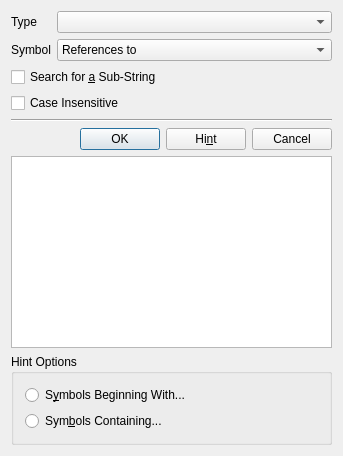
<?xml version="1.0" encoding="UTF-8"?>
<ui version="4.0">
 <class>SymbolLayout</class>
 <widget class="QDialog" name="SymbolLayout">
  <property name="geometry">
   <rect>
    <x>0</x>
    <y>0</y>
    <width>343</width>
    <height>456</height>
   </rect>
  </property>
  <property name="windowTitle">
   <string>KScope Query</string>
  </property>
  <layout class="QVBoxLayout">
   <item>
    <layout class="QHBoxLayout">
     <item>
      <layout class="QVBoxLayout">
       <item>
        <widget class="QLabel" name="textLabel1">
         <property name="sizePolicy">
          <sizepolicy hsizetype="Preferred" vsizetype="Preferred">
           <horstretch>0</horstretch>
           <verstretch>0</verstretch>
          </sizepolicy>
         </property>
         <property name="text">
          <string>Type</string>
         </property>
         <property name="wordWrap">
          <bool>false</bool>
         </property>
        </widget>
       </item>
       <item>
        <widget class="QLabel" name="textLabel2">
         <property name="sizePolicy">
          <sizepolicy hsizetype="Preferred" vsizetype="Preferred">
           <horstretch>0</horstretch>
           <verstretch>0</verstretch>
          </sizepolicy>
         </property>
         <property name="text">
          <string>Symbol</string>
         </property>
         <property name="wordWrap">
          <bool>false</bool>
         </property>
        </widget>
       </item>
      </layout>
     </item>
     <item>
      <layout class="QVBoxLayout">
       <item>
        <widget class="KHistoryComboBox" name="m_pSymbolHC"/>
       </item>
       <item>
        <widget class="QComboBox" name="m_pTypeCombo">
         <property name="sizePolicy">
          <sizepolicy hsizetype="Expanding" vsizetype="Fixed">
           <horstretch>0</horstretch>
           <verstretch>0</verstretch>
          </sizepolicy>
         </property>
         <item>
          <property name="text">
           <string>References to</string>
          </property>
         </item>
         <item>
          <property name="text">
           <string>Definition of</string>
          </property>
         </item>
         <item>
          <property name="text">
           <string>Functions called by</string>
          </property>
         </item>
         <item>
          <property name="text">
           <string>Functions calling</string>
          </property>
         </item>
         <item>
          <property name="text">
           <string>Find text</string>
          </property>
         </item>
         <item>
          <property name="text">
           <string>Find EGrep pattern</string>
          </property>
         </item>
         <item>
          <property name="text">
           <string>Find file</string>
          </property>
         </item>
         <item>
          <property name="text">
           <string>Files #including</string>
          </property>
         </item>
         <item>
          <property name="text">
           <string>Call graph for</string>
          </property>
         </item>
        </widget>
       </item>
      </layout>
     </item>
    </layout>
   </item>
   <item>
    <widget class="QCheckBox" name="m_pSubStringCheck">
     <property name="text">
      <string>Search for &amp;a Sub-String</string>
     </property>
     <property name="shortcut">
      <string>Alt+A</string>
     </property>
    </widget>
   </item>
   <item>
    <widget class="QCheckBox" name="m_pCaseCheck">
     <property name="text">
      <string>Case Insensitive</string>
     </property>
    </widget>
   </item>
   <item>
    <widget class="Line" name="line2">
     <property name="frameShape">
      <enum>QFrame::HLine</enum>
     </property>
     <property name="frameShadow">
      <enum>QFrame::Sunken</enum>
     </property>
    </widget>
   </item>
   <item>
    <layout class="QHBoxLayout">
     <item>
      <spacer name="spacer2">
       <property name="orientation">
        <enum>Qt::Horizontal</enum>
       </property>
       <property name="sizeType">
        <enum>QSizePolicy::Expanding</enum>
       </property>
       <property name="sizeHint" stdset="0">
        <size>
         <width>71</width>
         <height>21</height>
        </size>
       </property>
      </spacer>
     </item>
     <item>
      <widget class="QPushButton" name="m_pOKButton">
       <property name="text">
        <string>OK</string>
       </property>
      </widget>
     </item>
     <item>
      <widget class="QPushButton" name="m_pHintButton">
       <property name="text">
        <string>Hi&amp;nt</string>
       </property>
      </widget>
     </item>
     <item>
      <widget class="QPushButton" name="m_pCancelButton">
       <property name="text">
        <string>Cancel</string>
       </property>
      </widget>
     </item>
    </layout>
   </item>
   <item>
    <widget class="QListWidget" name="m_pHintList"/>
   </item>
   <item>
    <widget class="Q3ButtonGroup" name="m_pHintGroup">
     <property name="title">
      <string>Hint Options</string>
     </property>
     <layout class="QVBoxLayout">
      <item>
       <widget class="QRadioButton" name="m_pBeginWithRadio">
        <property name="text">
         <string>S&amp;ymbols Beginning With...</string>
        </property>
       </widget>
      </item>
      <item>
       <widget class="QRadioButton" name="m_pContainRadio">
        <property name="text">
         <string>Sym&amp;bols Containing...</string>
        </property>
       </widget>
      </item>
     </layout>
    </widget>
   </item>
  </layout>
 </widget>
 <layoutdefault spacing="6" margin="11"/>
 <pixmapfunction>qPixmapFromMimeSource</pixmapfunction>
 <customwidgets>
  <customwidget>
   <class>KComboBox</class>
   <extends>QComboBox</extends>
   <header>kcombobox.h</header>
  </customwidget>
  <customwidget>
   <class>KHistoryComboBox</class>
   <extends>KComboBox</extends>
   <header>khistorycombobox.h</header>
  </customwidget>
  <customwidget>
   <class>Q3GroupBox</class>
   <extends>QGroupBox</extends>
   <header>Qt3Support/Q3GroupBox</header>
   <container>1</container>
  </customwidget>
  <customwidget>
   <class>Q3ButtonGroup</class>
   <extends>Q3GroupBox</extends>
   <header>Qt3Support/Q3ButtonGroup</header>
   <container>1</container>
  </customwidget>
 </customwidgets>
 <tabstops>
  <tabstop>m_pTypeCombo</tabstop>
  <tabstop>m_pSubStringCheck</tabstop>
  <tabstop>m_pOKButton</tabstop>
  <tabstop>m_pHintButton</tabstop>
  <tabstop>m_pCancelButton</tabstop>
  <tabstop>m_pBeginWithRadio</tabstop>
  <tabstop>m_pContainRadio</tabstop>
 </tabstops>
 <includes>
  <include location="local">kcombobox.h</include>
  <include location="local">klineedit.h</include>
 </includes>
 <resources/>
 <connections/>
</ui>
